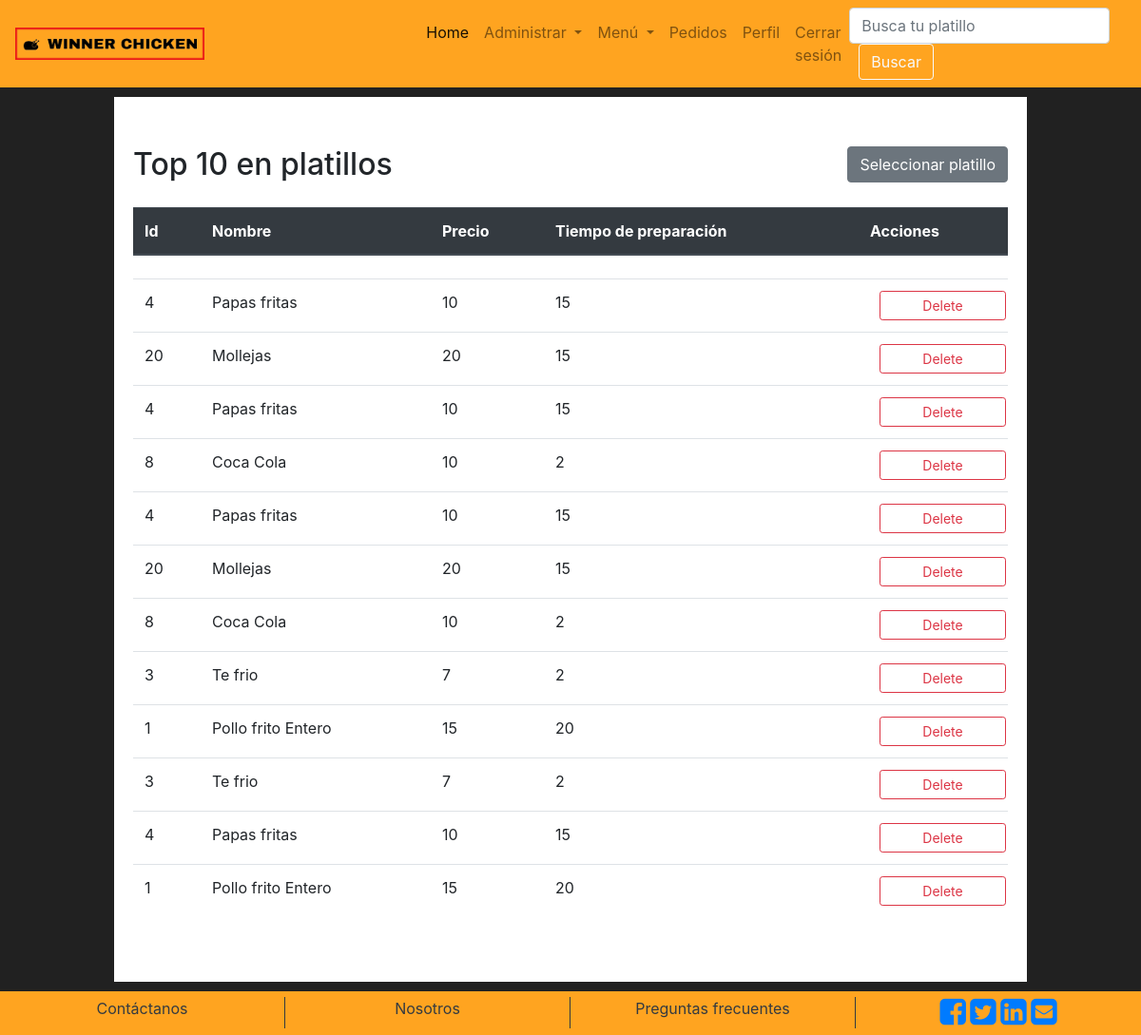
Page /top10.php (signed in) on the committed database.
### tables this page shows
CREATE TABLE `favoritos` (
  `id_favorito` int(11) NOT NULL,
  `id_platillo` int(11) NOT NULL,
  `tipo` enum('top','favorito') NOT NULL
);

CREATE TABLE `producto` (
  `id_producto` int(11) NOT NULL,
  `nombre` varchar(50) NOT NULL,
  `descripcion` varchar(1500) NOT NULL,
  `precio` int(11) NOT NULL,
  `tiempo_preparacion` int(11) NOT NULL,
  `imagen` longblob NOT NULL,
  `tipo_imagen` varchar(6) NOT NULL
);

### top10.php (the view, shortened to what this page needs)
<!DOCTYPE html>
<html lang="en">
<head>
    <link rel="stylesheet" href="https://stackpath.bootstrapcdn.com/bootstrap/4.4.1/css/bootstrap.min.css">
    <link rel="stylesheet" href="https://cdnjs.cloudflare.com/ajax/libs/font-awesome/4.7.0/css/font-awesome.min.css">
    <link rel="stylesheet" href="css/main.css">
</head>
<body>
<?php
          include "header.php"
            ?>
  <div >
    <div class="register">
    <div class="padd">
    <h2 class=" float-left">Top 10 en platillos</h2>
      <a class="btn btn-secondary float-right" href="updateTop.php"> Seleccionar platillo</a>
    </div>
      <div class="adapt-table padd">
      <table class="table">
          <thead class="thead-dark">
            <tr>
              <th >Id </th>
              <th >Nombre</th>
              <th >Precio</th>
              <th >Tiempo de preparación</th>
              <th> Acciones</th>
            </tr>
          </thead>
          <tbody>
              <th scope="row">
              </th>
              <?php
                  include "php/conexion.php";
                  $stmt = $pdo->prepare('SELECT * FROM restaurante.favoritos INNER JOIN restaurante.producto on favoritos.id_platillo=producto.id_producto where tipo ="top"');
                  $stmt->execute();
                  $resultado=$stmt->fetchAll();
                  foreach($resultado as $fila):?>
              <tr>
              <td><?php echo $fila['id_producto'];?></td>
              <td><?php echo $fila['nombre'];?></td>
              <td><?php echo $fila['precio'];?></td>
              <td><?php echo $fila['tiempo_preparacion'];?></td>
              <td>
                <a href="delete.php?idTop=<?php echo $fila['id_favorito']; ?>" class="btn btn-block btn-sm btn-outline-danger">Delete</a>
              </td>
            </tr>
            <?php endforeach ?>
          </tbody>
        </table>
        </div>
    </div>
  </div>
<?php
          include "footer.php"
            ?>
</body>
</html>

### css/main.css (style rules this page uses)
.register { background-color: white; padding: 20px; margin: 10px; }
.btn { margin-left: 10px; }
.register { width: 80%; margin: 0 auto; margin-top: 10px; margin-bottom: 10px; }
body { background-color: #212121; }
.padd { padding-top: 2rem; padding-bottom: 2rem; }

### rows in the picture
favoritos: id_platillo.id_producto "4", id_platillo.nombre "Papas fritas", id_platillo.precio "10", id_platillo.tiempo_preparacion "15"
favoritos: id_platillo.id_producto "20", id_platillo.nombre "Mollejas", id_platillo.precio "20", id_platillo.tiempo_preparacion "15"
favoritos: id_platillo.id_producto "4", id_platillo.nombre "Papas fritas", id_platillo.precio "10", id_platillo.tiempo_preparacion "15"
favoritos: id_platillo.id_producto "8", id_platillo.nombre "Coca Cola", id_platillo.precio "10", id_platillo.tiempo_preparacion "2"
favoritos: id_platillo.id_producto "4", id_platillo.nombre "Papas fritas", id_platillo.precio "10", id_platillo.tiempo_preparacion "15"
favoritos: id_platillo.id_producto "20", id_platillo.nombre "Mollejas", id_platillo.precio "20", id_platillo.tiempo_preparacion "15"
favoritos: id_platillo.id_producto "8", id_platillo.nombre "Coca Cola", id_platillo.precio "10", id_platillo.tiempo_preparacion "2"
favoritos: id_platillo.id_producto "3", id_platillo.nombre "Te frio", id_platillo.precio "7", id_platillo.tiempo_preparacion "2"
favoritos: id_platillo.id_producto "1", id_platillo.nombre "Pollo frito Entero", id_platillo.precio "15", id_platillo.tiempo_preparacion "20"
favoritos: id_platillo.id_producto "3", id_platillo.nombre "Te frio", id_platillo.precio "7", id_platillo.tiempo_preparacion "2"
favoritos: id_platillo.id_producto "4", id_platillo.nombre "Papas fritas", id_platillo.precio "10", id_platillo.tiempo_preparacion "15"
favoritos: id_platillo.id_producto "1", id_platillo.nombre "Pollo frito Entero", id_platillo.precio "15", id_platillo.tiempo_preparacion "20"
